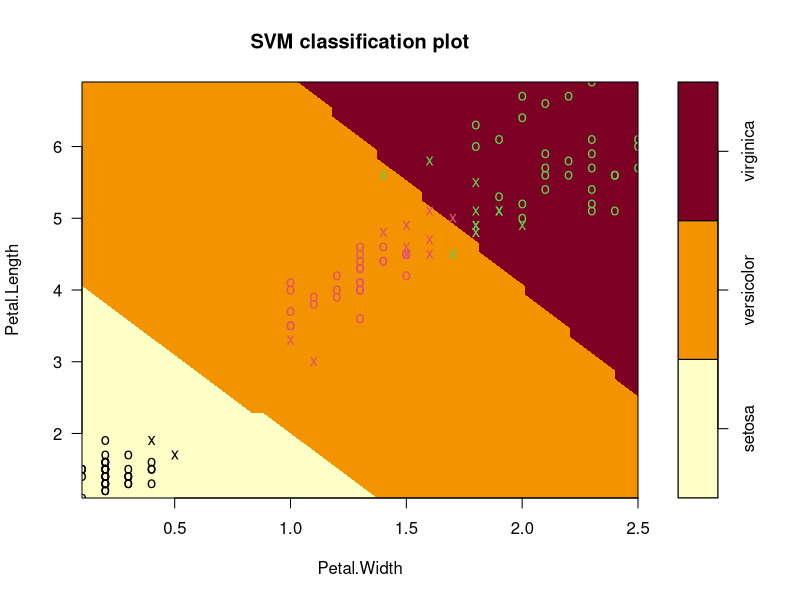

The R script that drew this image:
## ---- chunk 1
knitr::opts_chunk$set(echo = TRUE)
## ---- chunk 2

# Install packages if needed
if (!require("e1071")) install.packages("e1071")
if (!require("caret")) install.packages("caret")
if (!require("ggplot2")) install.packages("ggplot2")

# Load libraries
library(e1071)
library(caret)
library(ggplot2)

## ---- chunk 3

# View the structure
str(iris)

# Check first few rows
head(iris)

# Summary
summary(iris)

## ---- chunk 4

set.seed(123) # for reproducibility
train_index <- createDataPartition(iris$Species, p = 0.8, list = FALSE)

train_data <- iris[train_index, ]
test_data <- iris[-train_index, ]

## ---- chunk 5

# Train SVM model
svm_model <- svm(Species ~ ., data = train_data, kernel = "linear")

# View the model
print(svm_model)

## ---- chunk 6

# Predict on test data
predictions <- predict(svm_model, test_data)

# View predictions
head(predictions)

## ---- chunk 7
# Confusion matrix
conf_matrix <- confusionMatrix(predictions, test_data$Species)

# Print results
print(conf_matrix)

## ---- chunk 8

# Train again using only 2 features
svm_model_2d <- svm(Species ~ Petal.Length + Petal.Width, data = train_data, kernel = "linear")

# Plot
plot(svm_model_2d, train_data, Petal.Length ~ Petal.Width)

